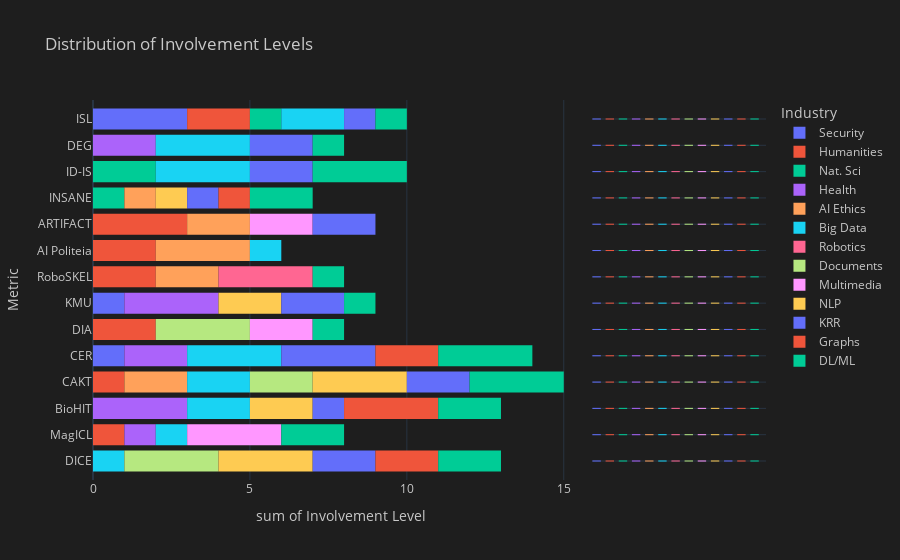

Write notebook code for a chart like this one.
### Code cell
import plotly.express as px

dfi_melted = dfi.reset_index().melt(id_vars='index')
dfi_melted.columns = ['Metric', 'Industry', 'Value']

fig_histogram = px.histogram(dfi_melted, x='Value', y='Metric', color='Industry', marginal='rug',
                             hover_data=dfi_melted.columns, labels={'Value': 'Involvement Level', 'Metric': 'Metric', 'Industry': 'Industry'},
                             title='Distribution of Involvement Levels')

fig_histogram.update_layout(
    plot_bgcolor='rgb(30, 30, 30)',
    paper_bgcolor='rgb(30, 30, 30)',
    font_color='rgb(200, 200, 200)'
)

### Figure 1 — Plotly figure (JSON) as saved in the notebook; plotly's stock layout.template omitted (floating-point values rounded to 4 significant figures)
{"data": [{"alignmentgroup": "True", "bingroup": "y", "histfunc": "sum", "hovertemplate": "Industry=Security<br>sum of Involvement Level=%{x}<br>Metric=%{y}<extra></extra>", "legendgroup": "Security", "marker": {"color": "#636efa", "pattern": {"shape": ""}}, "name": "Security", "offsetgroup": "Security", "orientation": "h", "showlegend": true, "x": [0.0, 0.0, 0.0, 0.0, 1.0, 0.0, 1.0, 0.0, 0.0, 0.0, 0.0, 0.0, 0.0, 3.0], "xaxis": "x", "y": ["DICE", "MagICL", "BioHIT", "CAKT", "CER", "DIA", "KMU", "RoboSKEL", "AI Politeia", "ARTIFACT", "INSANE", "ID-IS", "DEG", "ISL"], "yaxis": "y", "type": "histogram"}, {"alignmentgroup": "True", "boxpoints": "all", "customdata": [["Security"], ["Security"], ["Security"], ["Security"], ["Security"], ["Security"], ["Security"], ["Security"], ["Security"], ["Security"], ["Security"], ["Security"], ["Security"], ["Security"]], "fillcolor": "rgba(255,255,255,0)", "hoveron": "points", "hovertemplate": "Industry=%{customdata[0]}<br>Metric=%{y}<extra></extra>", "jitter": 0, "legendgroup": "Security", "line": {"color": "rgba(255,255,255,0)"}, "marker": {"color": "#636efa", "symbol": "line-ew-open"}, "name": "Security", "offsetgroup": "Security", "showlegend": false, "xaxis": "x2", "y": ["DICE", "MagICL", "BioHIT", "CAKT", "CER", "DIA", "KMU", "RoboSKEL", "AI Politeia", "ARTIFACT", "INSANE", "ID-IS", "DEG", "ISL"], "yaxis": "y2", "type": "box"}, {"alignmentgroup": "True", "bingroup": "y", "histfunc": "sum", "hovertemplate": "Industry=Humanities<br>sum of Involvement Level=%{x}<br>Metric=%{y}<extra></extra>", "legendgroup": "Humanities", "marker": {"color": "#EF553B", "pattern": {"shape": ""}}, "name": "Humanities", "offsetgroup": "Humanities", "orientation": "h", "showlegend": true, "x": [0.0, 1.0, 0.0, 1.0, 0.0, 2.0, 0.0, 2.0, 2.0, 3.0, 0.0, 0.0, 0.0, 2.0], "xaxis": "x", "y": ["DICE", "MagICL", "BioHIT", "CAKT", "CER", "DIA", "KMU", "RoboSKEL", "AI Politeia", "ARTIFACT", "INSANE", "ID-IS", "DEG", "ISL"], "yaxis": "y", "type": "histogram"}, {"alignmentgroup": "True", "boxpoints": "all", "customdata": [["Humanities"], ["Humanities"], ["Humanities"], ["Humanities"], ["Humanities"], ["Humanities"], ["Humanities"], ["Humanities"], ["Humanities"], ["Humanities"], ["Humanities"], ["Humanities"], ["Humanities"], ["Humanities"]], "fillcolor": "rgba(255,255,255,0)", "hoveron": "points", "hovertemplate": "Industry=%{customdata[0]}<br>Metric=%{y}<extra></extra>", "jitter": 0, "legendgroup": "Humanities", "line": {"color": "rgba(255,255,255,0)"}, "marker": {"color": "#EF553B", "symbol": "line-ew-open"}, "name": "Humanities", "offsetgroup": "Humanities", "showlegend": false, "xaxis": "x2", "y": ["DICE", "MagICL", "BioHIT", "CAKT", "CER", "DIA", "KMU", "RoboSKEL", "AI Politeia", "ARTIFACT", "INSANE", "ID-IS", "DEG", "ISL"], "yaxis": "y2", "type": "box"}, {"alignmentgroup": "True", "bingroup": "y", "histfunc": "sum", "hovertemplate": "Industry=Nat. Sci<br>sum of Involvement Level=%{x}<br>Metric=%{y}<extra></extra>", "legendgroup": "Nat. Sci", "marker": {"color": "#00cc96", "pattern": {"shape": ""}}, "name": "Nat. Sci", "offsetgroup": "Nat. Sci", "orientation": "h", "showlegend": true, "x": [0.0, 0.0, 0.0, 0.0, 0.0, 0.0, 0.0, 0.0, 0.0, 0.0, 1.0, 2.0, 0.0, 1.0], "xaxis": "x", "y": ["DICE", "MagICL", "BioHIT", "CAKT", "CER", "DIA", "KMU", "RoboSKEL", "AI Politeia", "ARTIFACT", "INSANE", "ID-IS", "DEG", "ISL"], "yaxis": "y", "type": "histogram"}, {"alignmentgroup": "True", "boxpoints": "all", "customdata": [["Nat. Sci"], ["Nat. Sci"], ["Nat. Sci"], ["Nat. Sci"], ["Nat. Sci"], ["Nat. Sci"], ["Nat. Sci"], ["Nat. Sci"], ["Nat. Sci"], ["Nat. Sci"], ["Nat. Sci"], ["Nat. Sci"], ["Nat. Sci"], ["Nat. Sci"]], "fillcolor": "rgba(255,255,255,0)", "hoveron": "points", "hovertemplate": "Industry=%{customdata[0]}<br>Metric=%{y}<extra></extra>", "jitter": 0, "legendgroup": "Nat. Sci", "line": {"color": "rgba(255,255,255,0)"}, "marker": {"color": "#00cc96", "symbol": "line-ew-open"}, "name": "Nat. Sci", "offsetgroup": "Nat. Sci", "showlegend": false, "xaxis": "x2", "y": ["DICE", "MagICL", "BioHIT", "CAKT", "CER", "DIA", "KMU", "RoboSKEL", "AI Politeia", "ARTIFACT", "INSANE", "ID-IS", "DEG", "ISL"], "yaxis": "y2", "type": "box"}, {"alignmentgroup": "True", "bingroup": "y", "histfunc": "sum", "hovertemplate": "Industry=Health<br>sum of Involvement Level=%{x}<br>Metric=%{y}<extra></extra>", "legendgroup": "Health", "marker": {"color": "#ab63fa", "pattern": {"shape": ""}}, "name": "Health", "offsetgroup": "Health", "orientation": "h", "showlegend": true, "x": [0.0, 1.0, 3.0, 0.0, 2.0, 0.0, 3.0, 0.0, 0.0, 0.0, 0.0, 0.0, 2.0, 0.0], "xaxis": "x", "y": ["DICE", "MagICL", "BioHIT", "CAKT", "CER", "DIA", "KMU", "RoboSKEL", "AI Politeia", "ARTIFACT", "INSANE", "ID-IS", "DEG", "ISL"], "yaxis": "y", "type": "histogram"}, {"alignmentgroup": "True", "boxpoints": "all", "customdata": [["Health"], ["Health"], ["Health"], ["Health"], ["Health"], ["Health"], ["Health"], ["Health"], ["Health"], ["Health"], ["Health"], ["Health"], ["Health"], ["Health"]], "fillcolor": "rgba(255,255,255,0)", "hoveron": "points", "hovertemplate": "Industry=%{customdata[0]}<br>Metric=%{y}<extra></extra>", "jitter": 0, "legendgroup": "Health", "line": {"color": "rgba(255,255,255,0)"}, "marker": {"color": "#ab63fa", "symbol": "line-ew-open"}, "name": "Health", "offsetgroup": "Health", "showlegend": false, "xaxis": "x2", "y": ["DICE", "MagICL", "BioHIT", "CAKT", "CER", "DIA", "KMU", "RoboSKEL", "AI Politeia", "ARTIFACT", "INSANE", "ID-IS", "DEG", "ISL"], "yaxis": "y2", "type": "box"}, {"alignmentgroup": "True", "bingroup": "y", "histfunc": "sum", "hovertemplate": "Industry=AI Ethics<br>sum of Involvement Level=%{x}<br>Metric=%{y}<extra></extra>", "legendgroup": "AI Ethics", "marker": {"color": "#FFA15A", "pattern": {"shape": ""}}, "name": "AI Ethics", "offsetgroup": "AI Ethics", "orientation": "h", "showlegend": true, "x": [0.0, 0.0, 0.0, 2.0, 0.0, 0.0, 0.0, 2.0, 3.0, 2.0, 1.0, 0.0, 0.0, 0.0], "xaxis": "x", "y": ["DICE", "MagICL", "BioHIT", "CAKT", "CER", "DIA", "KMU", "RoboSKEL", "AI Politeia", "ARTIFACT", "INSANE", "ID-IS", "DEG", "ISL"], "yaxis": "y", "type": "histogram"}, {"alignmentgroup": "True", "boxpoints": "all", "customdata": [["AI Ethics"], ["AI Ethics"], ["AI Ethics"], ["AI Ethics"], ["AI Ethics"], ["AI Ethics"], ["AI Ethics"], ["AI Ethics"], ["AI Ethics"], ["AI Ethics"], ["AI Ethics"], ["AI Ethics"], ["AI Ethics"], ["AI Ethics"]], "fillcolor": "rgba(255,255,255,0)", "hoveron": "points", "hovertemplate": "Industry=%{customdata[0]}<br>Metric=%{y}<extra></extra>", "jitter": 0, "legendgroup": "AI Ethics", "line": {"color": "rgba(255,255,255,0)"}, "marker": {"color": "#FFA15A", "symbol": "line-ew-open"}, "name": "AI Ethics", "offsetgroup": "AI Ethics", "showlegend": false, "xaxis": "x2", "y": ["DICE", "MagICL", "BioHIT", "CAKT", "CER", "DIA", "KMU", "RoboSKEL", "AI Politeia", "ARTIFACT", "INSANE", "ID-IS", "DEG", "ISL"], "yaxis": "y2", "type": "box"}, {"alignmentgroup": "True", "bingroup": "y", "histfunc": "sum", "hovertemplate": "Industry=Big Data<br>sum of Involvement Level=%{x}<br>Metric=%{y}<extra></extra>", "legendgroup": "Big Data", "marker": {"color": "#19d3f3", "pattern": {"shape": ""}}, "name": "Big Data", "offsetgroup": "Big Data", "orientation": "h", "showlegend": true, "x": [1.0, 1.0, 2.0, 2.0, 3.0, 0.0, 0.0, 0.0, 1.0, 0.0, 0.0, 3.0, 3.0, 2.0], "xaxis": "x", "y": ["DICE", "MagICL", "BioHIT", "CAKT", "CER", "DIA", "KMU", "RoboSKEL", "AI Politeia", "ARTIFACT", "INSANE", "ID-IS", "DEG", "ISL"], "yaxis": "y", "type": "histogram"}, {"alignmentgroup": "True", "boxpoints": "all", "customdata": [["Big Data"], ["Big Data"], ["Big Data"], ["Big Data"], ["Big Data"], ["Big Data"], ["Big Data"], ["Big Data"], ["Big Data"], ["Big Data"], ["Big Data"], ["Big Data"], ["Big Data"], ["Big Data"]], "fillcolor": "rgba(255,255,255,0)", "hoveron": "points", "hovertemplate": "Industry=%{customdata[0]}<br>Metric=%{y}<extra></extra>", "jitter": 0, "legendgroup": "Big Data", "line": {"color": "rgba(255,255,255,0)"}, "marker": {"color": "#19d3f3", "symbol": "line-ew-open"}, "name": "Big Data", "offsetgroup": "Big Data", "showlegend": false, "xaxis": "x2", "y": ["DICE", "MagICL", "BioHIT", "CAKT", "CER", "DIA", "KMU", "RoboSKEL", "AI Politeia", "ARTIFACT", "INSANE", "ID-IS", "DEG", "ISL"], "yaxis": "y2", "type": "box"}, {"alignmentgroup": "True", "bingroup": "y", "histfunc": "sum", "hovertemplate": "Industry=Robotics<br>sum of Involvement Level=%{x}<br>Metric=%{y}<extra></extra>", "legendgroup": "Robotics", "marker": {"color": "#FF6692", "pattern": {"shape": ""}}, "name": "Robotics", "offsetgroup": "Robotics", "orientation": "h", "showlegend": true, "x": [0.0, 0.0, 0.0, 0.0, 0.0, 0.0, 0.0, 3.0, 0.0, 0.0, 0.0, 0.0, 0.0, 0.0], "xaxis": "x", "y": ["DICE", "MagICL", "BioHIT", "CAKT", "CER", "DIA", "KMU", "RoboSKEL", "AI Politeia", "ARTIFACT", "INSANE", "ID-IS", "DEG", "ISL"], "yaxis": "y", "type": "histogram"}, {"alignmentgroup": "True", "boxpoints": "all", "customdata": [["Robotics"], ["Robotics"], ["Robotics"], ["Robotics"], ["Robotics"], ["Robotics"], ["Robotics"], ["Robotics"], ["Robotics"], ["Robotics"], ["Robotics"], ["Robotics"], ["Robotics"], ["Robotics"]], "fillcolor": "rgba(255,255,255,0)", "hoveron": "points", "hovertemplate": "Industry=%{customdata[0]}<br>Metric=%{y}<extra></extra>", "jitter": 0, "legendgroup": "Robotics", "line": {"color": "rgba(255,255,255,0)"}, "marker": {"color": "#FF6692", "symbol": "line-ew-open"}, "name": "Robotics", "offsetgroup": "Robotics", "showlegend": false, "xaxis": "x2", "y": ["DICE", "MagICL", "BioHIT", "CAKT", "CER", "DIA", "KMU", "RoboSKEL", "AI Politeia", "ARTIFACT", "INSANE", "ID-IS", "DEG", "ISL"], "yaxis": "y2", "type": "box"}, {"alignmentgroup": "True", "bingroup": "y", "histfunc": "sum", "hovertemplate": "Industry=Documents<br>sum of Involvement Level=%{x}<br>Metric=%{y}<extra></extra>", "legendgroup": "Documents", "marker": {"color": "#B6E880", "pattern": {"shape": ""}}, "name": "Documents", "offsetgroup": "Documents", "orientation": "h", "showlegend": true, "x": [3.0, 0.0, 0.0, 2.0, 0.0, 3.0, 0.0, 0.0, 0.0, 0.0, 0.0, 0.0, 0.0, 0.0], "xaxis": "x", "y": ["DICE", "MagICL", "BioHIT", "CAKT", "CER", "DIA", "KMU", "RoboSKEL", "AI Politeia", "ARTIFACT", "INSANE", "ID-IS", "DEG", "ISL"], "yaxis": "y", "type": "histogram"}, {"alignmentgroup": "True", "boxpoints": "all", "customdata": [["Documents"], ["Documents"], ["Documents"], ["Documents"], ["Documents"], ["Documents"], ["Documents"], ["Documents"], ["Documents"], ["Documents"], ["Documents"], ["Documents"], ["Documents"], ["Documents"]], "fillcolor": "rgba(255,255,255,0)", "hoveron": "points", "hovertemplate": "Industry=%{customdata[0]}<br>Metric=%{y}<extra></extra>", "jitter": 0, "legendgroup": "Documents", "line": {"color": "rgba(255,255,255,0)"}, "marker": {"color": "#B6E880", "symbol": "line-ew-open"}, "name": "Documents", "offsetgroup": "Documents", "showlegend": false, "xaxis": "x2", "y": ["DICE", "MagICL", "BioHIT", "CAKT", "CER", "DIA", "KMU", "RoboSKEL", "AI Politeia", "ARTIFACT", "INSANE", "ID-IS", "DEG", "ISL"], "yaxis": "y2", "type": "box"}, {"alignmentgroup": "True", "bingroup": "y", "histfunc": "sum", "hovertemplate": "Industry=Multimedia<br>sum of Involvement Level=%{x}<br>Metric=%{y}<extra></extra>", "legendgroup": "Multimedia", "marker": {"color": "#FF97FF", "pattern": {"shape": ""}}, "name": "Multimedia", "offsetgroup": "Multimedia", "orientation": "h", "showlegend": true, "x": [0.0, 3.0, 0.0, 0.0, 0.0, 2.0, 0.0, 0.0, 0.0, 2.0, 0.0, 0.0, 0.0, 0.0], "xaxis": "x", "y": ["DICE", "MagICL", "BioHIT", "CAKT", "CER", "DIA", "KMU", "RoboSKEL", "AI Politeia", "ARTIFACT", "INSANE", "ID-IS", "DEG", "ISL"], "yaxis": "y", "type": "histogram"}, {"alignmentgroup": "True", "boxpoints": "all", "customdata": [["Multimedia"], ["Multimedia"], ["Multimedia"], ["Multimedia"], ["Multimedia"], ["Multimedia"], ["Multimedia"], ["Multimedia"], ["Multimedia"], ["Multimedia"], ["Multimedia"], ["Multimedia"], ["Multimedia"], ["Multimedia"]], "fillcolor": "rgba(255,255,255,0)", "hoveron": "points", "hovertemplate": "Industry=%{customdata[0]}<br>Metric=%{y}<extra></extra>", "jitter": 0, "legendgroup": "Multimedia", "line": {"color": "rgba(255,255,255,0)"}, "marker": {"color": "#FF97FF", "symbol": "line-ew-open"}, "name": "Multimedia", "offsetgroup": "Multimedia", "showlegend": false, "xaxis": "x2", "y": ["DICE", "MagICL", "BioHIT", "CAKT", "CER", "DIA", "KMU", "RoboSKEL", "AI Politeia", "ARTIFACT", "INSANE", "ID-IS", "DEG", "ISL"], "yaxis": "y2", "type": "box"}, {"alignmentgroup": "True", "bingroup": "y", "histfunc": "sum", "hovertemplate": "Industry=NLP<br>sum of Involvement Level=%{x}<br>Metric=%{y}<extra></extra>", "legendgroup": "NLP", "marker": {"color": "#FECB52", "pattern": {"shape": ""}}, "name": "NLP", "offsetgroup": "NLP", "orientation": "h", "showlegend": true, "x": [3.0, 0.0, 2.0, 3.0, 0.0, 0.0, 2.0, 0.0, 0.0, 0.0, 1.0, 0.0, 0.0, 0.0], "xaxis": "x", "y": ["DICE", "MagICL", "BioHIT", "CAKT", "CER", "DIA", "KMU", "RoboSKEL", "AI Politeia", "ARTIFACT", "INSANE", "ID-IS", "DEG", "ISL"], "yaxis": "y", "type": "histogram"}, {"alignmentgroup": "True", "boxpoints": "all", "customdata": [["NLP"], ["NLP"], ["NLP"], ["NLP"], ["NLP"], ["NLP"], ["NLP"], ["NLP"], ["NLP"], ["NLP"], ["NLP"], ["NLP"], ["NLP"], ["NLP"]], "fillcolor": "rgba(255,255,255,0)", "hoveron": "points", "hovertemplate": "Industry=%{customdata[0]}<br>Metric=%{y}<extra></extra>", "jitter": 0, "legendgroup": "NLP", "line": {"color": "rgba(255,255,255,0)"}, "marker": {"color": "#FECB52", "symbol": "line-ew-open"}, "name": "NLP", "offsetgroup": "NLP", "showlegend": false, "xaxis": "x2", "y": ["DICE", "MagICL", "BioHIT", "CAKT", "CER", "DIA", "KMU", "RoboSKEL", "AI Politeia", "ARTIFACT", "INSANE", "ID-IS", "DEG", "ISL"], "yaxis": "y2", "type": "box"}, {"alignmentgroup": "True", "bingroup": "y", "histfunc": "sum", "hovertemplate": "Industry=KRR<br>sum of Involvement Level=%{x}<br>Metric=%{y}<extra></extra>", "legendgroup": "KRR", "marker": {"color": "#636efa", "pattern": {"shape": ""}}, "name": "KRR", "offsetgroup": "KRR", "orientation": "h", "showlegend": true, "x": [2.0, 0.0, 1.0, 2.0, 3.0, 0.0, 2.0, 0.0, 0.0, 2.0, 1.0, 2.0, 2.0, 1.0], "xaxis": "x", "y": ["DICE", "MagICL", "BioHIT", "CAKT", "CER", "DIA", "KMU", "RoboSKEL", "AI Politeia", "ARTIFACT", "INSANE", "ID-IS", "DEG", "ISL"], "yaxis": "y", "type": "histogram"}, {"alignmentgroup": "True", "boxpoints": "all", "customdata": [["KRR"], ["KRR"], ["KRR"], ["KRR"], ["KRR"], ["KRR"], ["KRR"], ["KRR"], ["KRR"], ["KRR"], ["KRR"], ["KRR"], ["KRR"], ["KRR"]], "fillcolor": "rgba(255,255,255,0)", "hoveron": "points", "hovertemplate": "Industry=%{customdata[0]}<br>Metric=%{y}<extra></extra>", "jitter": 0, "legendgroup": "KRR", "line": {"color": "rgba(255,255,255,0)"}, "marker": {"color": "#636efa", "symbol": "line-ew-open"}, "name": "KRR", "offsetgroup": "KRR", "showlegend": false, "xaxis": "x2", "y": ["DICE", "MagICL", "BioHIT", "CAKT", "CER", "DIA", "KMU", "RoboSKEL", "AI Politeia", "ARTIFACT", "INSANE", "ID-IS", "DEG", "ISL"], "yaxis": "y2", "type": "box"}, {"alignmentgroup": "True", "bingroup": "y", "histfunc": "sum", "hovertemplate": "Industry=Graphs<br>sum of Involvement Level=%{x}<br>Metric=%{y}<extra></extra>", "legendgroup": "Graphs", "marker": {"color": "#EF553B", "pattern": {"shape": ""}}, "name": "Graphs", "offsetgroup": "Graphs", "orientation": "h", "showlegend": true, "x": [2.0, 0.0, 3.0, 0.0, 2.0, 0.0, 0.0, 0.0, 0.0, 0.0, 1.0, 0.0, 0.0, 0.0], "xaxis": "x", "y": ["DICE", "MagICL", "BioHIT", "CAKT", "CER", "DIA", "KMU", "RoboSKEL", "AI Politeia", "ARTIFACT", "INSANE", "ID-IS", "DEG", "ISL"], "yaxis": "y", "type": "histogram"}, {"alignmentgroup": "True", "boxpoints": "all", "customdata": [["Graphs"], ["Graphs"], ["Graphs"], ["Graphs"], ["Graphs"], ["Graphs"], ["Graphs"], ["Graphs"], ["Graphs"], ["Graphs"], ["Graphs"], ["Graphs"], ["Graphs"], ["Graphs"]], "fillcolor": "rgba(255,255,255,0)", "hoveron": "points", "hovertemplate": "Industry=%{customdata[0]}<br>Metric=%{y}<extra></extra>", "jitter": 0, "legendgroup": "Graphs", "line": {"color": "rgba(255,255,255,0)"}, "marker": {"color": "#EF553B", "symbol": "line-ew-open"}, "name": "Graphs", "offsetgroup": "Graphs", "showlegend": false, "xaxis": "x2", "y": ["DICE", "MagICL", "BioHIT", "CAKT", "CER", "DIA", "KMU", "RoboSKEL", "AI Politeia", "ARTIFACT", "INSANE", "ID-IS", "DEG", "ISL"], "yaxis": "y2", "type": "box"}, {"alignmentgroup": "True", "bingroup": "y", "histfunc": "sum", "hovertemplate": "Industry=DL/ML<br>sum of Involvement Level=%{x}<br>Metric=%{y}<extra></extra>", "legendgroup": "DL/ML", "marker": {"color": "#00cc96", "pattern": {"shape": ""}}, "name": "DL/ML", "offsetgroup": "DL/ML", "orientation": "h", "showlegend": true, "x": [2.0, 2.0, 2.0, 3.0, 3.0, 1.0, 1.0, 1.0, 0.0, 0.0, 2.0, 3.0, 1.0, 1.0], "xaxis": "x", "y": ["DICE", "MagICL", "BioHIT", "CAKT", "CER", "DIA", "KMU", "RoboSKEL", "AI Politeia", "ARTIFACT", "INSANE", "ID-IS", "DEG", "ISL"], "yaxis": "y", "type": "histogram"}, {"alignmentgroup": "True", "boxpoints": "all", "customdata": [["DL/ML"], ["DL/ML"], ["DL/ML"], ["DL/ML"], ["DL/ML"], ["DL/ML"], ["DL/ML"], ["DL/ML"], ["DL/ML"], ["DL/ML"], ["DL/ML"], ["DL/ML"], ["DL/ML"], ["DL/ML"]], "fillcolor": "rgba(255,255,255,0)", "hoveron": "points", "hovertemplate": "Industry=%{customdata[0]}<br>Metric=%{y}<extra></extra>", "jitter": 0, "legendgroup": "DL/ML", "line": {"color": "rgba(255,255,255,0)"}, "marker": {"color": "#00cc96", "symbol": "line-ew-open"}, "name": "DL/ML", "offsetgroup": "DL/ML", "showlegend": false, "xaxis": "x2", "y": ["DICE", "MagICL", "BioHIT", "CAKT", "CER", "DIA", "KMU", "RoboSKEL", "AI Politeia", "ARTIFACT", "INSANE", "ID-IS", "DEG", "ISL"], "yaxis": "y2", "type": "box"}], "layout": {"xaxis": {"anchor": "y", "domain": [0.0, 0.7363], "title": {"text": "sum of Involvement Level"}}, "yaxis": {"anchor": "x", "domain": [0.0, 1.0], "title": {"text": "Metric"}}, "xaxis2": {"anchor": "y2", "domain": [0.7413, 1.0], "matches": "x2", "showticklabels": false, "showline": false, "ticks": "", "showgrid": false}, "yaxis2": {"anchor": "x2", "domain": [0.0, 1.0], "matches": "y", "showticklabels": false, "showgrid": true}, "legend": {"title": {"text": "Industry"}, "tracegroupgap": 0}, "title": {"text": "Distribution of Involvement Levels"}, "barmode": "relative", "font": {"color": "rgb(200, 200, 200)"}, "plot_bgcolor": "rgb(30, 30, 30)", "paper_bgcolor": "rgb(30, 30, 30)"}}
